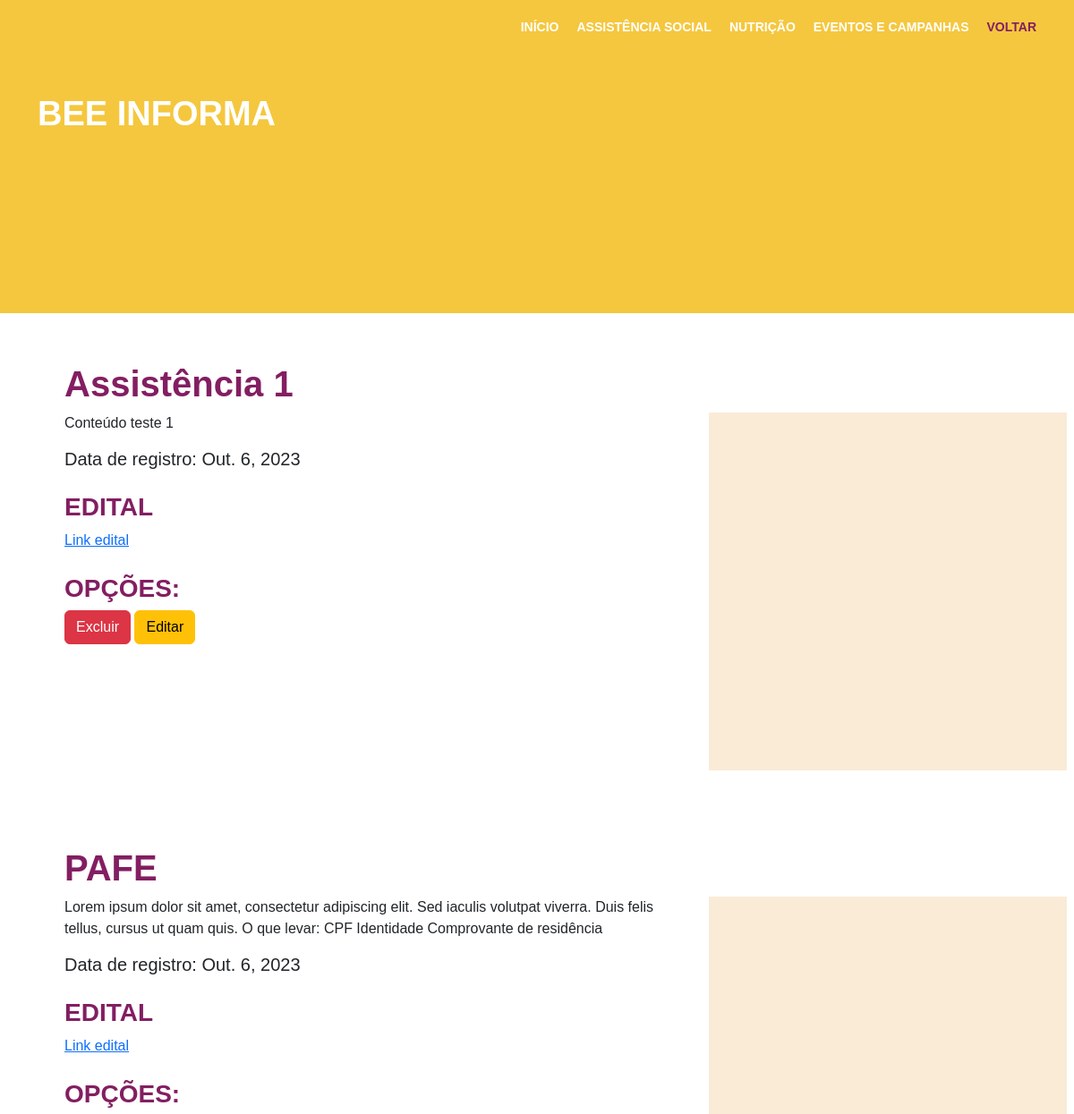
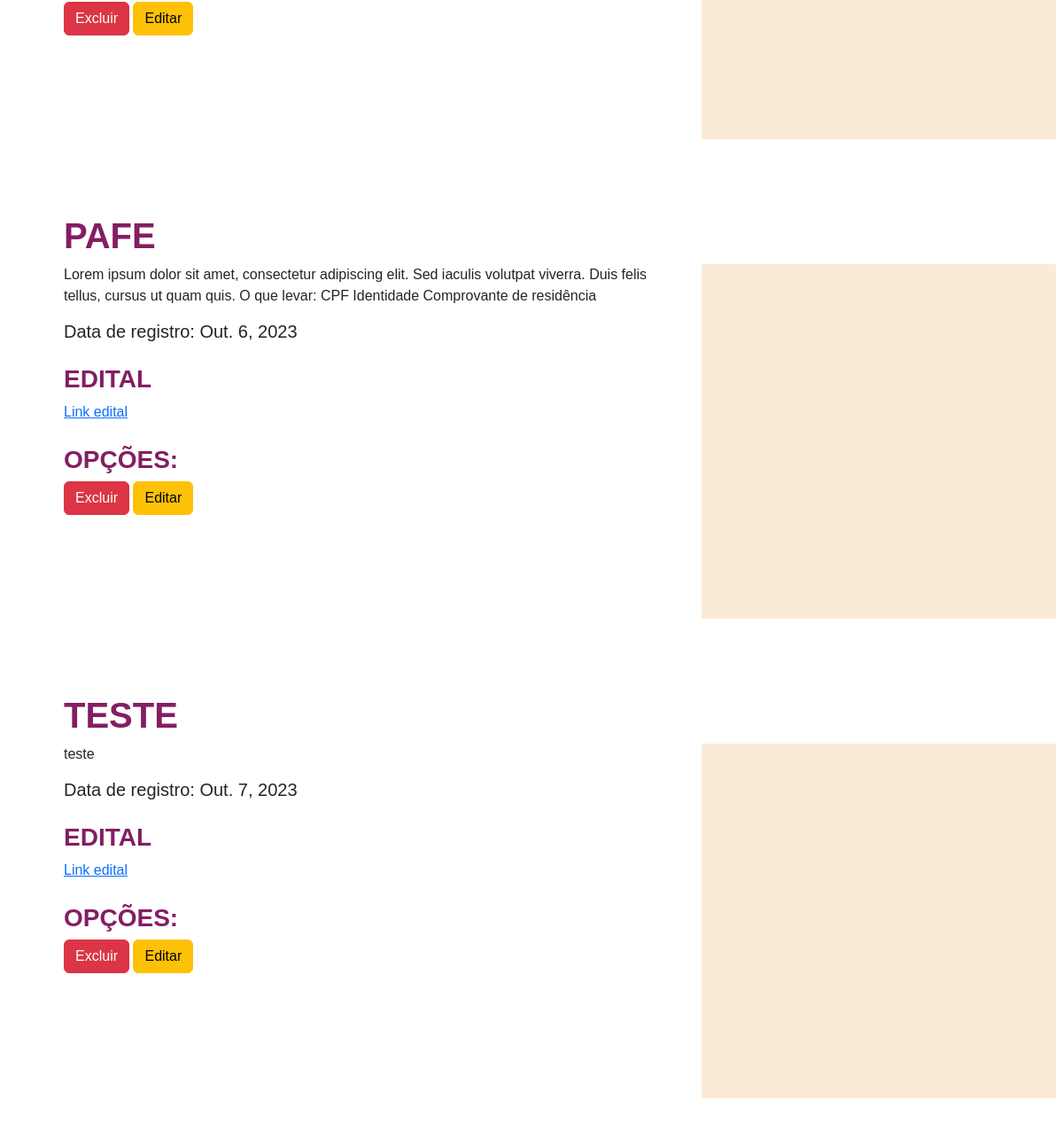
The app's page /postagens/assistencia-social, older data (2 pictures, top to bottom).
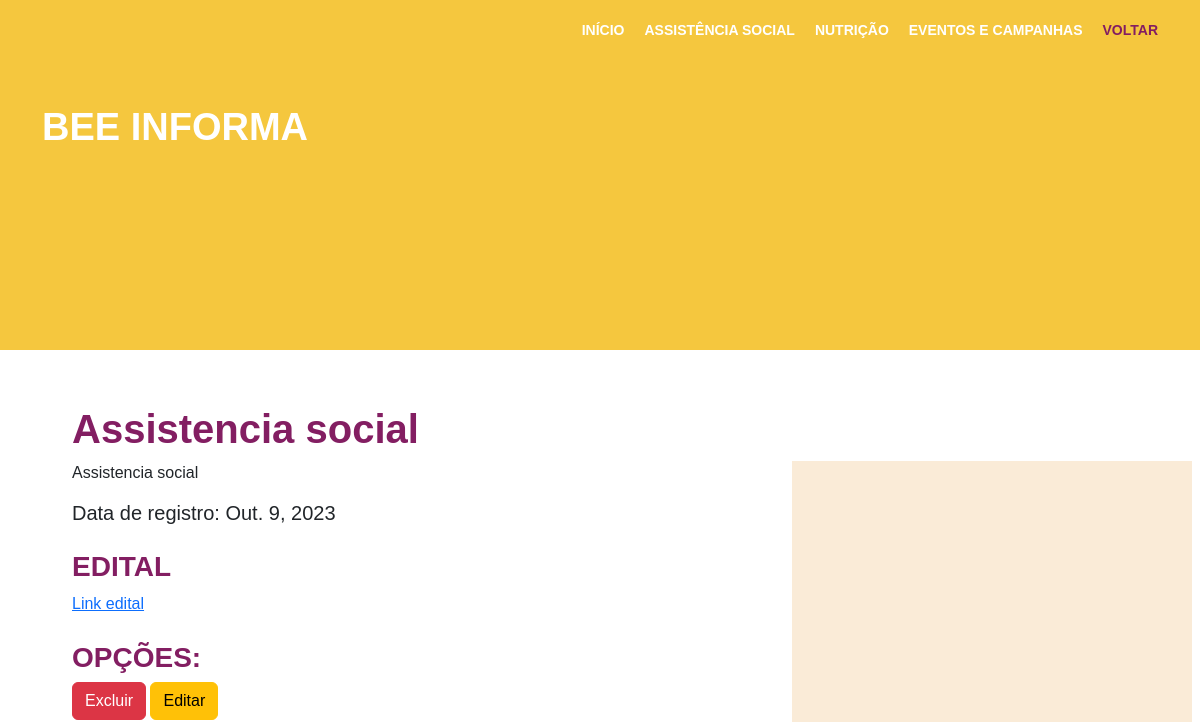
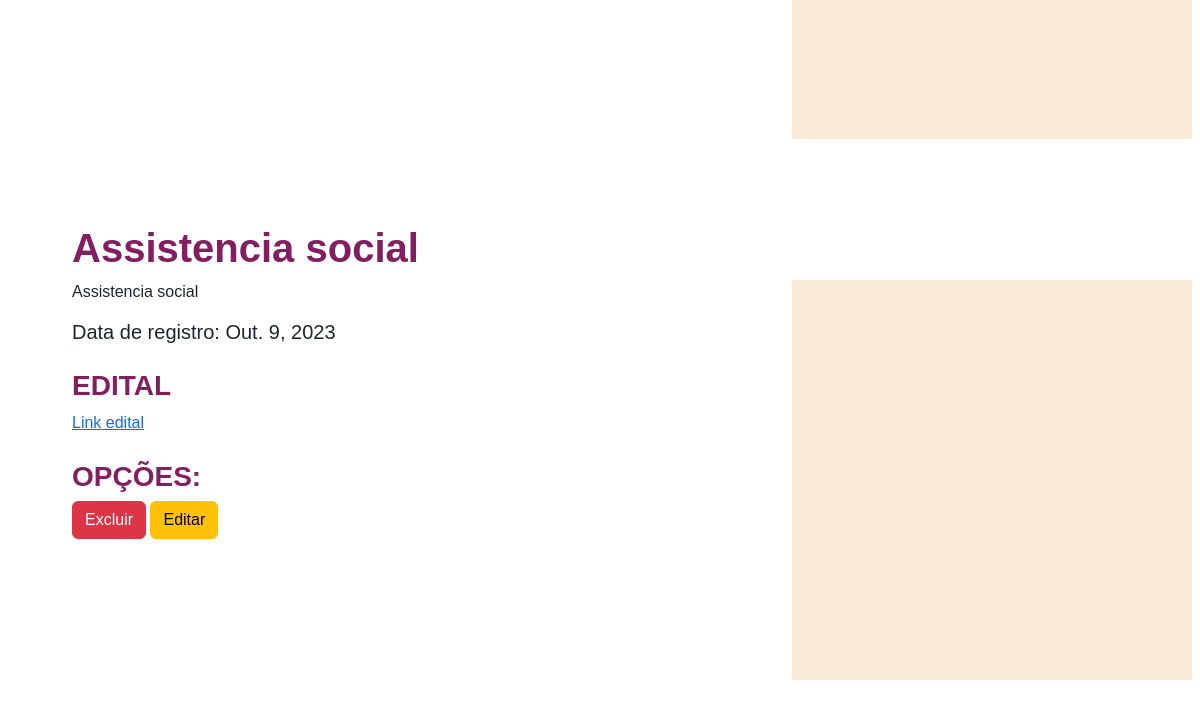
The same page, newer data (2 pictures, top to bottom).
### cadastros/models.py (models this page shows, shortened)
class Postagens(models.Model):
    pos_titulo = models.CharField(max_length=60, verbose_name='Título')
    pos_conteudo = models.TextField(max_length=200, verbose_name='Conteúdo')
    pos_data_registro = models.DateField(auto_now=True, verbose_name= 'Data de Registro')
    pos_cat_codigo = models.ForeignKey(Categorias, on_delete= models.PROTECT, verbose_name='Categoria')

### cadastros/views.py (the view)
# urls.py: path("postagens/assistencia-social", views.posts_list, name="post-list"),
def posts_list(request):
    postagens = models.Postagens.objects.all() # Pega todos os objetos da classe Postagens
    return render(request, "listas/posts_assistencia_social.html", {'posts': postagens})

### cadastros/templates/listas/posts_assistencia_social.html (shortened to what this page needs)
{% extends 'modelo.html' %}
{% load static %}
{% block conteudo %}
    <div id="campo-postagem">
        {% include 'listas/parcial_list.html' %}
    </div>
{% endblock %}

### paginas/templates/modelo.html (shortened to what this page needs)
{% load static %}
<!DOCTYPE html>
<html lang="pt-br">
    <head>
        <link rel="stylesheet" href="{% static 'css/bootstrap.min.css' %}">
        <link rel="stylesheet" href="{% static 'css/style.css' %}">
    </head>
    <body>
        {% block cabecalho %}
        <header class="cabecalho">
            <div class="container">
                {% block nav %}
                    <nav class="nav-bar">
                        <a href="{% url 'inicio' %}">INÍCIO</a>
                        <a href="{% url 'post-list' %}">ASSISTÊNCIA SOCIAL</a>
                        <a href="#">NUTRIÇÃO</a>
                        <a href="#">EVENTOS E CAMPANHAS</a>
                        <a href="#" style="color: var(--roxo-primario)">VOLTAR</a>
                    </nav>
                {% endblock %}
                {% block header-main %}
                <div id="header-main">
                    <h1>BEE INFORMA</h1>
                </div>
                {% endblock %}
            </div>
        </header>
        {% endblock %}
        {% block conteudo %}
        {% endblock %}
    </body>
</html>

### cadastros/templates/listas/parcial_list.html
{% for post in posts %}
    <section class="container" id="postagem">
        <div class="section-content">
            <div class="row">
                <div class="col-md-12">
                    <h1 class="content-title">{{ post.pos_titulo }}</h1>
                </div>
                <div class="col-md-8">
                    <div class="content-hero">
                        <p>{{ post.pos_conteudo }}</p>
                    </div>
                    <div class="content-date">
                        <h5>Data de registro: {{ post.pos_data_registro }} </h5>
                    </div>
                    <div class="content-group">
                        <h3 class="group-title">EDITAL</h3>
                        <a href="#">Link edital</a>
                    </div>
                        <div class="content-group">
                            <h3 class="group-title">OPÇÕES:</h3>
                            <button class="btn btn-danger" id="js-delete" data-url="{% url 'post-delete' post.pk %}">Excluir</button>
                            <button class="btn btn-warning" id="js-update" data-url="{% url 'post-update' post.pk %}">Editar</button>
                        </div>
                </div>
                <div class="col-md-4">
                    <div class="content-image"></div>
                </div>
            </div>
        </div>
    </section>
{% endfor %}

### static/css/style.css (style rules this page uses)
body { font-family: 'Fira Sans', sans-serif; }
.cabecalho { width: 100%; height: 350px; background-color: var(--amarelo-primario); }
.nav-bar { display: flex; flex-direction: row; gap: 20px; justify-content: flex-end; font-size: 14px; }
.nav-bar a { text-decoration: none; color: var(--branco-neutro); margin-top: 20px; font-weight: 600; }
#header-main { margin-top: 4em; }
#header-main h1 { font-weight:800; color: var(--branco-neutro); font-size:38px; }
.section-content { margin-top: 25px; border-radius: 10px; padding: 30px; }
.content-title, .content-title-admin, .content-title-admin-acoes { font-weight: 700; color: var(--roxo-primario); }
.content-title { font-weight: bold; color: var(--roxo-primario); }
.content-hero p { font-weight: 300; }
.content-date { font-weight: 400; }
.content-image { width: 400px; height: 400px; background-color: antiquewhite; }
.content-group { margin-top: 25px; }
.content-group .group-title { font-weight: bold; color: var(--roxo-primario); }

### static/css/static.css (style rules this page uses)
:root { --branco-neutro: #fff; --roxo-primario: #831E62; --amarelo-primario: #F5C73E; --black: #000; }

Row changes from the older to the newer data that the page shows:
removed Postagens: pos_titulo "Assistência 1", pos_conteudo "Conteúdo teste 1", pos_data_registro "Out. 6, 2023"
removed Postagens: pos_titulo "PAFE", pos_conteudo "Lorem ipsum dolor sit amet, consectetur adipiscing elit. Sed iaculis volutpat viverra. Duis felis tellus, cursus ut quam quis. O que levar: CPF Identidade Comprovante de residência", pos_data_registro "Out. 6, 2023"
removed Postagens: pos_titulo "PAFE", pos_conteudo "Lorem ipsum dolor sit amet, consectetur adipiscing elit. Sed iaculis volutpat viverra. Duis felis tellus, cursus ut quam quis. O que levar: CPF Identidade Comprovante de residência", pos_data_registro "Out. 6, 2023"
removed Postagens: pos_titulo "TESTE", pos_conteudo "teste", pos_data_registro "Out. 7, 2023"
added Postagens: pos_titulo "Assistencia social", pos_conteudo "Assistencia social", pos_data_registro "Out. 9, 2023"
added Postagens: pos_titulo "Assistencia social", pos_conteudo "Assistencia social", pos_data_registro "Out. 9, 2023"
